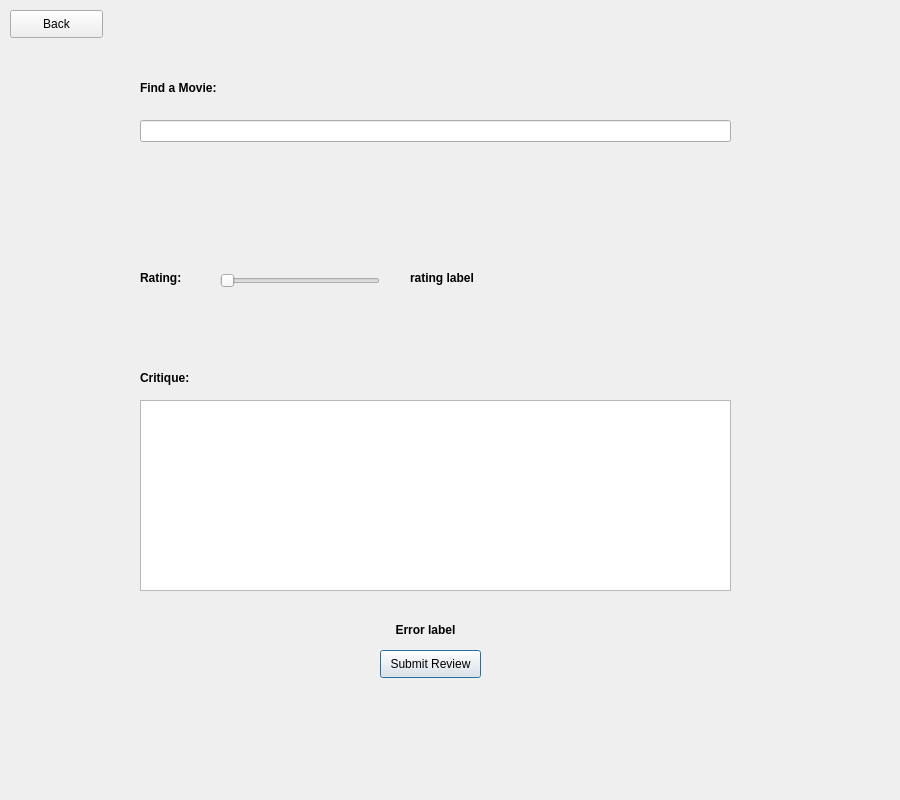
<?xml version="1.0" encoding="UTF-8"?>
<ui version="4.0">
 <class>Dialog</class>
 <widget class="QDialog" name="Dialog">
  <property name="geometry">
   <rect>
    <x>0</x>
    <y>0</y>
    <width>900</width>
    <height>800</height>
   </rect>
  </property>
  <property name="windowTitle">
   <string>Dialog</string>
  </property>
  <widget class="QLineEdit" name="findMovie">
   <property name="geometry">
    <rect>
     <x>140</x>
     <y>120</y>
     <width>591</width>
     <height>22</height>
    </rect>
   </property>
  </widget>
  <widget class="QLabel" name="label">
   <property name="geometry">
    <rect>
     <x>140</x>
     <y>80</y>
     <width>91</width>
     <height>16</height>
    </rect>
   </property>
   <property name="font">
    <font>
     <weight>75</weight>
     <bold>true</bold>
    </font>
   </property>
   <property name="text">
    <string>Find a Movie:</string>
   </property>
  </widget>
  <widget class="QTextEdit" name="critiqueBox">
   <property name="geometry">
    <rect>
     <x>140</x>
     <y>400</y>
     <width>591</width>
     <height>191</height>
    </rect>
   </property>
  </widget>
  <widget class="QLabel" name="label_2">
   <property name="geometry">
    <rect>
     <x>140</x>
     <y>370</y>
     <width>55</width>
     <height>16</height>
    </rect>
   </property>
   <property name="font">
    <font>
     <weight>75</weight>
     <bold>true</bold>
    </font>
   </property>
   <property name="text">
    <string>Critique:</string>
   </property>
  </widget>
  <widget class="QPushButton" name="submitReview">
   <property name="geometry">
    <rect>
     <x>380</x>
     <y>650</y>
     <width>101</width>
     <height>28</height>
    </rect>
   </property>
   <property name="text">
    <string>Submit Review</string>
   </property>
  </widget>
  <widget class="QLabel" name="label_3">
   <property name="geometry">
    <rect>
     <x>140</x>
     <y>270</y>
     <width>55</width>
     <height>16</height>
    </rect>
   </property>
   <property name="font">
    <font>
     <weight>75</weight>
     <bold>true</bold>
    </font>
   </property>
   <property name="text">
    <string>Rating:</string>
   </property>
  </widget>
  <widget class="QPushButton" name="ratingBack">
   <property name="geometry">
    <rect>
     <x>10</x>
     <y>10</y>
     <width>93</width>
     <height>28</height>
    </rect>
   </property>
   <property name="text">
    <string>Back</string>
   </property>
  </widget>
  <widget class="QSlider" name="ratingSlider">
   <property name="geometry">
    <rect>
     <x>220</x>
     <y>270</y>
     <width>160</width>
     <height>22</height>
    </rect>
   </property>
   <property name="minimum">
    <number>10</number>
   </property>
   <property name="maximum">
    <number>100</number>
   </property>
   <property name="orientation">
    <enum>Qt::Horizontal</enum>
   </property>
  </widget>
  <widget class="QLabel" name="ratingLabel">
   <property name="geometry">
    <rect>
     <x>410</x>
     <y>270</y>
     <width>101</width>
     <height>16</height>
    </rect>
   </property>
   <property name="font">
    <font>
     <weight>75</weight>
     <bold>true</bold>
    </font>
   </property>
   <property name="text">
    <string>rating label</string>
   </property>
  </widget>
  <widget class="QLabel" name="ratingError">
   <property name="geometry">
    <rect>
     <x>230</x>
     <y>620</y>
     <width>391</width>
     <height>20</height>
    </rect>
   </property>
   <property name="font">
    <font>
     <weight>75</weight>
     <bold>true</bold>
    </font>
   </property>
   <property name="text">
    <string>Error label</string>
   </property>
   <property name="alignment">
    <set>Qt::AlignCenter</set>
   </property>
  </widget>
 </widget>
 <resources/>
 <connections/>
</ui>
